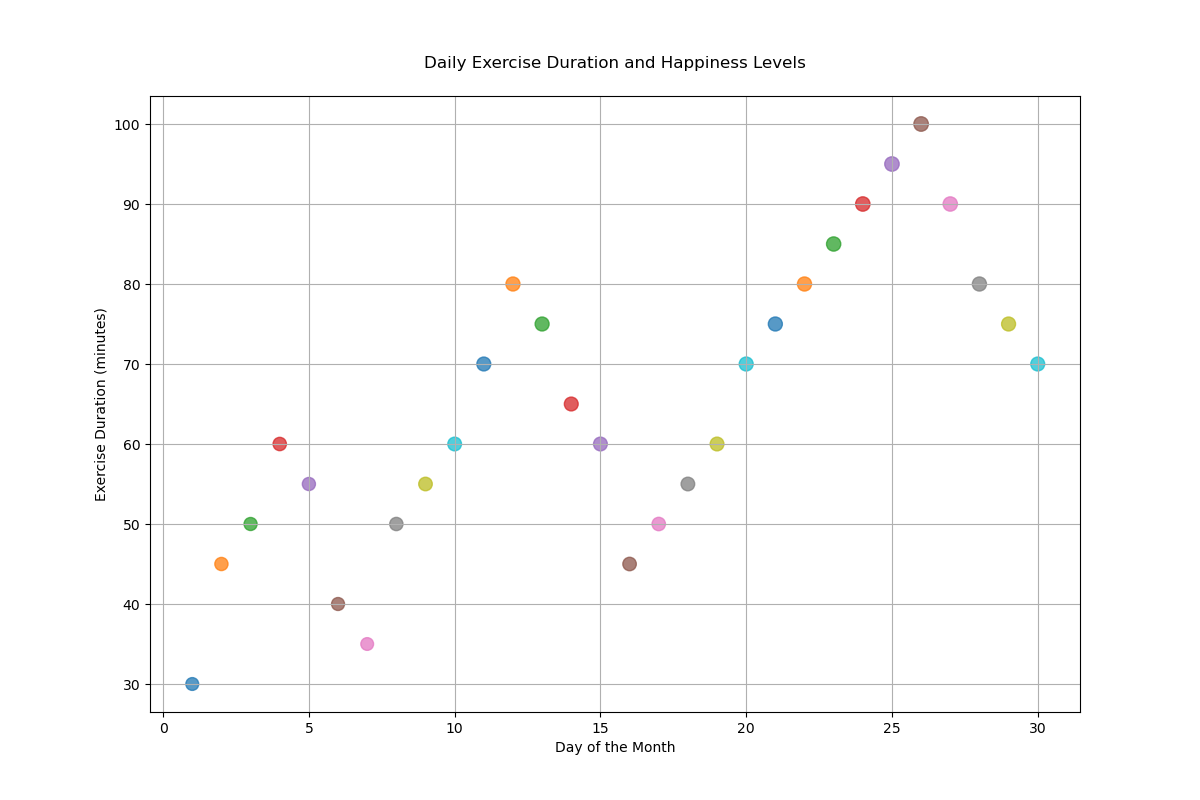

Reproduce this figure in Python.

import matplotlib.pyplot as plt

# Data
days = [
    1, 2, 3, 4, 5, 6, 7, 8, 9, 10,
    11, 12, 13, 14, 15, 16, 17, 18, 19, 20,
    21, 22, 23, 24, 25, 26, 27, 28, 29, 30
]
exercise_duration = [
    30, 45, 50, 60, 55, 40, 35, 50, 55, 60,
    70, 80, 75, 65, 60, 45, 50, 55, 60, 70,
    75, 80, 85, 90, 95, 100, 90, 80, 75, 70
]
happiness_level = [
    75, 80, 78, 82, 79, 77, 74, 81, 85, 87,
    90, 92, 91, 89, 88, 84, 83, 86, 88, 91,
    92, 93, 95, 97, 98, 99, 96, 93, 91, 90
]

# Map the exercise duration to a color
exercise_colors = [
    '#1f77b4', '#ff7f0e', '#2ca02c', '#d62728', '#9467bd', '#8c564b', '#e377c2', '#7f7f7f', '#bcbd22', '#17becf',
    '#1f77b4', '#ff7f0e', '#2ca02c', '#d62728', '#9467bd', '#8c564b', '#e377c2', '#7f7f7f', '#bcbd22', '#17becf',
    '#1f77b4', '#ff7f0e', '#2ca02c', '#d62728', '#9467bd', '#8c564b', '#e377c2', '#7f7f7f', '#bcbd22', '#17becf'
]

# Scatter plot
fig, ax = plt.subplots(figsize=(12, 8))
sc = ax.scatter(days, exercise_duration, s=[h + 10 for h in happiness_level], c=exercise_colors, alpha=0.75)

# Customizing the axes and title
ax.set_xlabel('Day of the Month')
ax.set_ylabel('Exercise Duration (minutes)')
ax.set_title('Daily Exercise Duration and Happiness Levels', pad=20)
ax.grid(True)

# Show plot
plt.show()
